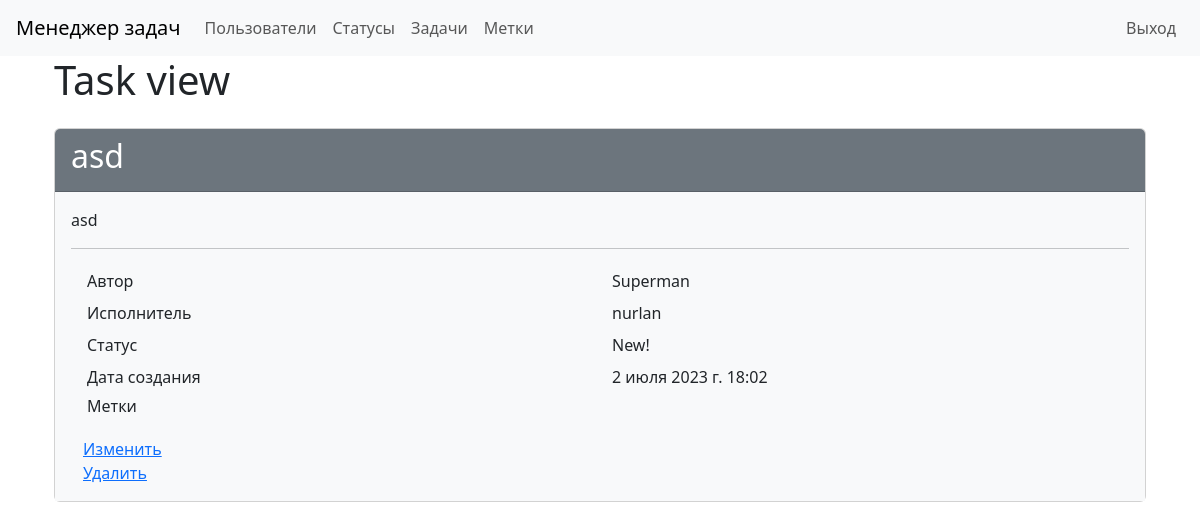
Before: /tasks/1 (signed in) with the older database file.
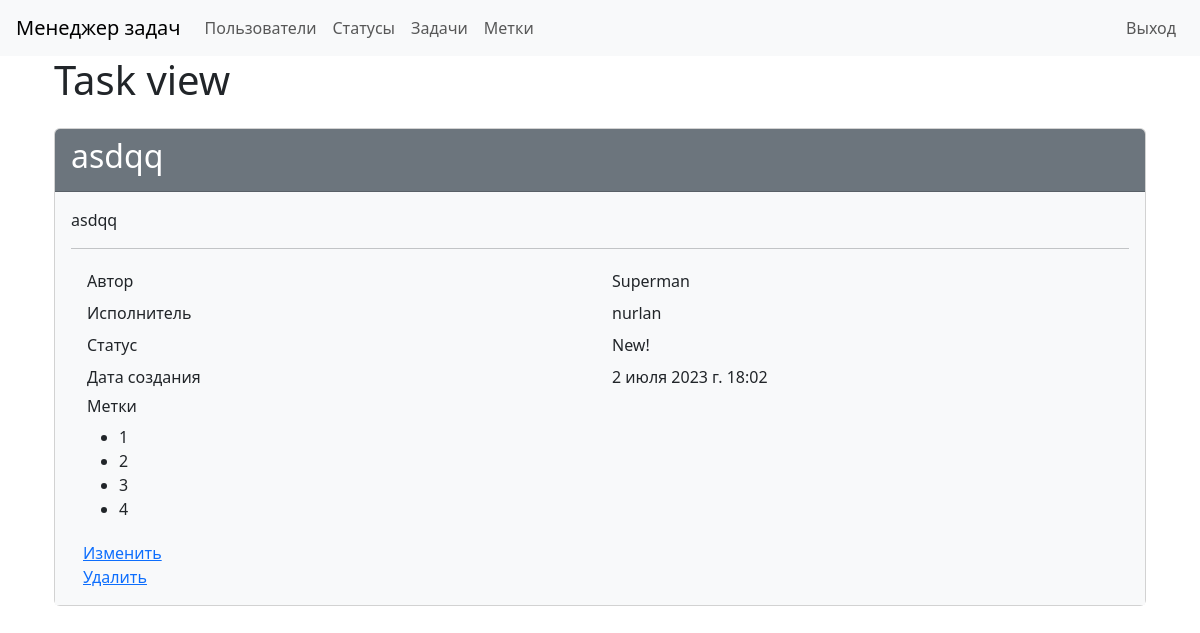
After: the same page with the newer database file.
### task_manager/tasks/models.py (models this page shows)
class TasksModel(models.Model):
    name = models.CharField(max_length=100)
    description = models.TextField()
    timestamp = models.DateTimeField(auto_now_add=True)
    status = models.ForeignKey(StatusModel, on_delete=models.PROTECT,
                               related_name='status_id')
    author = models.ForeignKey(User, on_delete=models.PROTECT,
                               related_name='author_id')
    executor = models.ForeignKey(User, on_delete=models.PROTECT,
                                 related_name='executor_id', null=True)
    labels = models.ManyToManyField(LabelModel)
    def __str__(self):
        return self.name

### task_manager/statuses/models.py (models this page shows)
class StatusModel(models.Model):
    name = models.CharField(
        max_length=100, unique=True,
        error_messages={'unique': "Это имя уже существует."})
    timestamp = models.DateTimeField(auto_now_add=True)
    def __str__(self):
        return self.name

### task_manager/labels/models.py (models this page shows)
class LabelModel(models.Model):
    name = models.CharField(max_length=100)
    timestamp = models.DateTimeField(auto_now_add=True)
    def __str__(self):
        return self.name

### task_manager/tasks/views.py (the view)
class TaskView(CheckAuthentication, View):
    template_name = 'tasks/task_view.html'
    def get(self, request, *args, **kwargs):
        task_id = kwargs.get('pk')
        task = TasksModel.objects.get(id=task_id)
        labels = task.labels.all()
        return render(request, self.template_name,
                      {'task': task, 'labels': labels})

### task_manager/utils.py (called while the page is built)
    def dispatch(self, request, *args, **kwargs):
        if not request.user.is_authenticated:
            messages.success(request,
                             _('You are not authorized! Please sign in.'),
                             extra_tags="alert-danger")
        return super().dispatch(request, *args, **kwargs)

### task_manager/tasks/templates/tasks/task_view.html
{% extends "base.html" %}
{% load i18n %}
{% block main %}
<div class="container wrapper flex-grow-1">
    <h1 class="mb-4">Task view</h1>
    <div class="card">
        <div class="card-header bg-secondary text-white">
            <h2>{{ task }}</h2>
        </div>
        <div class="card-body bg-light">
            <p>
                {% if task.description %}
                    {{ task.description }}
                {%  endif %}
            </p>
            <hr>
            <div class="container">
                <div class="row p-1">
                    <div class="col">
                        {% trans "Author" %}
                    </div>
                    <div class="col">
                        {{ task.author }}
                    </div>
                </div>
                <div class="row p-1">
                    <div class="col">
                        {% trans "Executor" %}
                    </div>
                    <div class="col">
                        {% if task.executor %}
                            {{ task.executor }}
                        {%  endif %}
                    </div>
                </div>
                <div class="row p-1">
                    <div class="col">
                        {% trans "Status" %}
                    </div>
                    <div class="col">
                        {{ task.status }}
                    </div>
                </div>
                <div class="row p-1">
                    <div class="col">
                        {% trans "Create at" %}
                    </div>
                    <div class="col">
                        {{ task.timestamp }}
                    </div>
                </div>
                <div class="row p-1">
                    <div class="col">
                        <h6>{% trans "label" %}</h6>
                        <ul>
                            {% for label in labels %}
                            <li>{{ label }}</li>
                            {% endfor %}
                        </ul>
                    </div>
                </div>
                <div>
                    <a href="{% url 'update_task' pk=task.id %}">{% trans "Update" %}</a>
                    <br>
                    <a href="{% url 'delete_task' pk=task.id %}">{% trans "Delete" %}</a>
                </div>
            </div>
        </div>
    </div>
</div>
{% endblock %}

Changed rows visible on the page:
changed TasksModel "Superman": name "asd" → "asdqq"; description "asd" → "asdqq"
added LabelModel: name "1"
added LabelModel: name "2"
added LabelModel: name "3"
added LabelModel: name "4"
